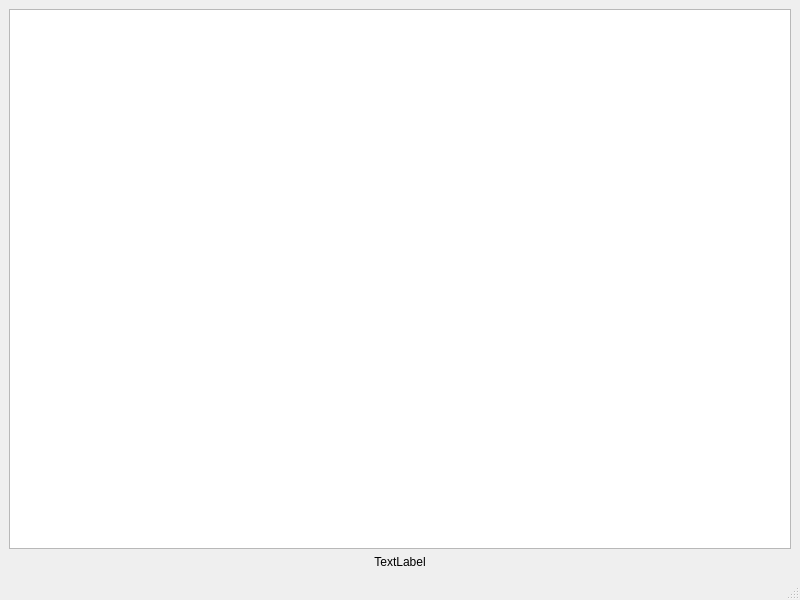
<?xml version="1.0" encoding="UTF-8"?>
<ui version="4.0">
 <class>MainWindow</class>
 <widget class="QMainWindow" name="MainWindow">
  <property name="geometry">
   <rect>
    <x>0</x>
    <y>0</y>
    <width>800</width>
    <height>600</height>
   </rect>
  </property>
  <property name="windowTitle">
   <string>MainWindow</string>
  </property>
  <widget class="QWidget" name="centralwidget">
   <layout class="QVBoxLayout" name="verticalLayout">
    <item>
     <widget class="QListWidget" name="listColores"/>
    </item>
    <item>
     <widget class="QLabel" name="colorLabel">
      <property name="text">
       <string>TextLabel</string>
      </property>
      <property name="alignment">
       <set>Qt::AlignmentFlag::AlignCenter</set>
      </property>
     </widget>
    </item>
   </layout>
  </widget>
  <widget class="QMenuBar" name="menubar">
   <property name="geometry">
    <rect>
     <x>0</x>
     <y>0</y>
     <width>800</width>
     <height>30</height>
    </rect>
   </property>
  </widget>
  <widget class="QStatusBar" name="statusbar"/>
 </widget>
 <resources/>
 <connections/>
</ui>
